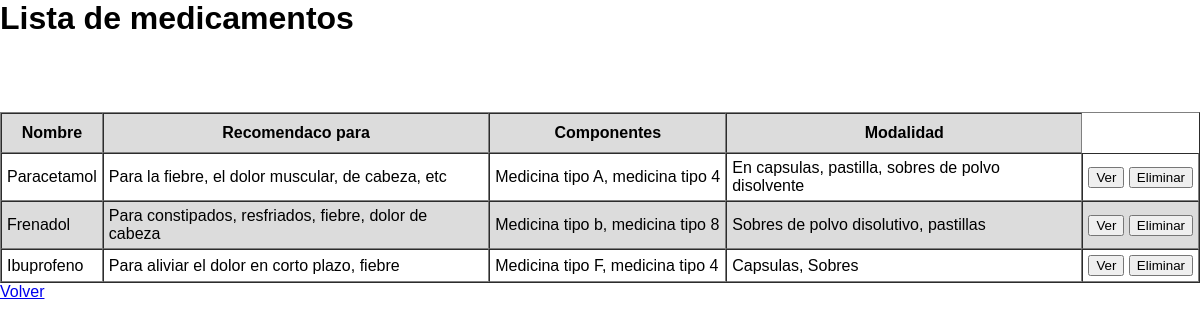
The app's page /proyecto/listame.php with its own data.
### tables this page shows
CREATE TABLE `medicamentos` (
  `Identificador` int(255) NOT NULL,
  `Nombre` varchar(50) NOT NULL,
  `Recomendacion` varchar(100) NOT NULL,
  `Componentes` varchar(100) NOT NULL,
  `Modalidad` varchar(50) NOT NULL
);

### proyecto/listame.php (the view, shortened to what this page needs)
<html>
    <head>
    </head>
    <body>
    <h1> Lista de medicamentos </h1>
            <table cellpadding=0 cellspacing=0 border="1">
            <tr>
            <th>Nombre</th>
            <th>Recomendaco para</th>
            <th>Componentes</th>
            <th>Modalidad</th>
            </tr>
<?php
    $enlace = mysqli_connect("localhost", "proyecto", "proyecto", "proyecto");
    $peticion = "SELECT * FROM medicamentos";
    $resultado = mysqli_query($enlace,$peticion);
    while ($fila = $resultado->fetch_assoc()) {
        echo '<tr>
            <td>'.$fila['Nombre'].'</td>
            <td>'.$fila['Recomendacion'].'</td>
            <td>'.$fila['Componentes'].'</td>
            <td>'.$fila['Modalidad'].'</td>
            <td>
                <a href="https://cima.aemps.es/cima/publico/home.html"><button>Ver</button></a>
                <a href="eliminar.php?id='.$fila['Identificador'].'"><button>Eliminar</button></a>
            </td>
            <br>
            </tr>';
}
?>
            </table>
                <td><a href="paneldecontrol.php">Volver</a></td>
    </body>
    </html>

### proyecto/listame.php (style rules this page uses)
body,html { background: white; font-family: sans-serif; padding: 0px; margin: 0px; }
table tr:nth-child(odd) { background: rgb(220,220,220); padding: 5px; }
table tr td { padding: 5px; }
table tr th { padding: 10px; }

### records on screen
medicamentos: Nombre "Paracetamol", Recomendacion "Para la fiebre, el dolor muscular, de cabeza, etc", Componentes "Medicina tipo A, medicina tipo 4", Modalidad "En capsulas, pastilla, sobres de polvo disolvente"
medicamentos: Nombre "Frenadol", Recomendacion "Para constipados, resfriados, fiebre, dolor de cabeza", Componentes "Medicina tipo b, medicina tipo 8", Modalidad "Sobres de polvo disolutivo, pastillas"
medicamentos: Nombre "Ibuprofeno", Recomendacion "Para aliviar el dolor en corto plazo, fiebre", Componentes "Medicina tipo F, medicina tipo 4", Modalidad "Capsulas, Sobres"
